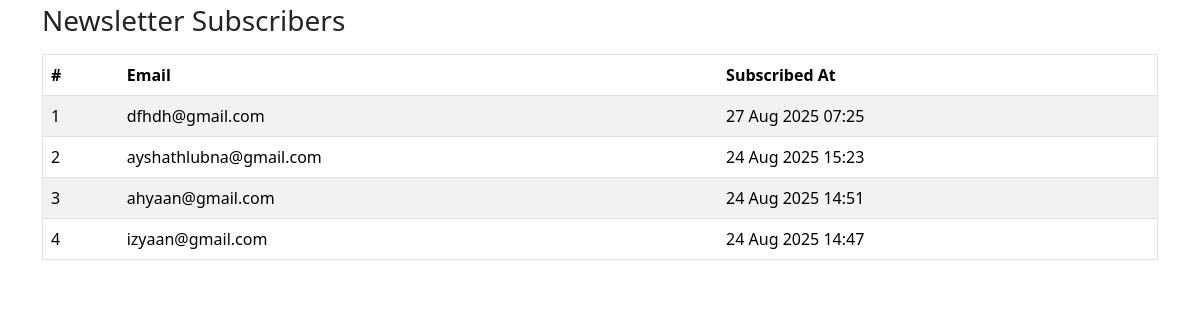
/newsletter/newsletters/ (signed in), run on the app's committed database.
### newsletter_app/models.py (models this page shows)
class NewsletterSubscriber(models.Model):
    email = models.EmailField(unique=True)
    subscribed_at = models.DateTimeField(auto_now_add=True)
    def __str__(self):
        return self.email

### newsletter_app/views.py (the view)
# urls.py: path('newsletters/', views.newsletter_list, name='newsletter_list'),
@login_required
def newsletter_list(request):
    if not (request.user.is_staff or request.user.is_superuser):
        return HttpResponseForbidden("Not authorized")
    subscribers = NewsletterSubscriber.objects.all().order_by('-subscribed_at')
    if not subscribers.exists():
        print("No subscribers found!")
    print("subscribers 123",subscribers)
    return render(request, 'newsletter/newsletter.html', {'subscribers': subscribers})

### sub_category_app/context_processors.py (called while the page is built)
def all_subcategories(request):
    return {
        'all_subcategories': Sub_category.objects.all()
    }

### templates/newsletter/newsletter.html (shortened to what this page needs)
{% extends 'admin/admin_extend.html' %}
{% block 'content' %}
<div class="container mt-1">
    <h3>Newsletter Subscribers</h3>
    <table class="table table-striped border mt-3">
        <thead>
            <tr>
                <th>#</th>
                <th>Email</th>
                <th>Subscribed At</th>
            </tr>
        </thead>
        <tbody>
            {% for subscriber in subscribers %}
                <tr>
                    <td>{{ forloop.counter }}</td>
                    <td>{{ subscriber.email }}</td>
                    <td>{{ subscriber.subscribed_at|date:"d M Y H:i" }}</td>
                </tr>
            {% empty %}
                <tr>
                    <td colspan="3">No subscribers yet.</td>
                </tr>
            {% endfor %}
        </tbody>
    </table>
</div>
{% endblock %}

### data on the page
NewsletterSubscriber: email "dfhdh@gmail.com", subscribed_at "27 Aug 2025 07:25"
NewsletterSubscriber: email "ayshathlubna@gmail.com", subscribed_at "24 Aug 2025 15:23"
NewsletterSubscriber: email "ahyaan@gmail.com", subscribed_at "24 Aug 2025 14:51"
NewsletterSubscriber: email "izyaan@gmail.com", subscribed_at "24 Aug 2025 14:47"
